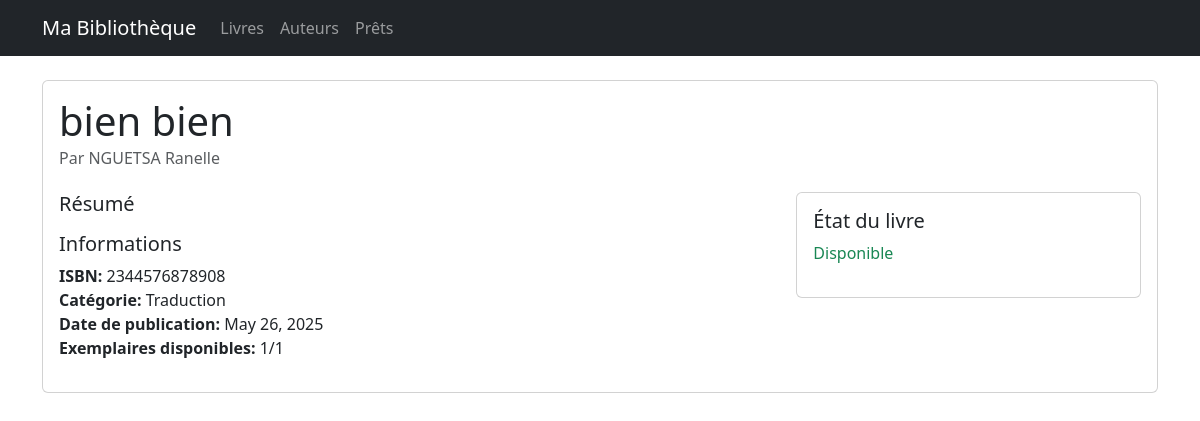
The page /catalogue/book/4/ on the database its author committed.
### catalogue/models.py (models this page shows, shortened)
class Book(models.Model):
    title = models.CharField(max_length=200)
    isbn = models.CharField('ISBN', max_length=13, unique=True)
    authors = models.ManyToManyField(Author, related_name='books')
    category = models.ForeignKey(Category, on_delete=models.SET_NULL, null=True, related_name='books')
    summary = models.TextField(blank=True)
    total_copies = models.IntegerField(default=1)
    available_copies = models.IntegerField(default=1)
    publication_date = models.DateField(null=True, blank=True)
    created_at = models.DateTimeField(auto_now_add=True)
    updated_at = models.DateTimeField(auto_now=True)
    class Meta:
        ordering = ['title']
    @property
    def is_available(self):
        return self.available_copies > 0

class Author(models.Model):
    first_name = models.CharField(max_length=100)
    last_name = models.CharField(max_length=100)
    biography = models.TextField(blank=True)
    birth_date = models.DateField(null=True, blank=True)
    death_date = models.DateField(null=True, blank=True)
    class Meta:
        ordering = ['last_name', 'first_name']
    def __str__(self):
        return f"{self.first_name} {self.last_name}"

class Category(models.Model):
    name = models.CharField(max_length=200, unique=True)
    description = models.TextField(blank=True)
    class Meta:
        verbose_name_plural = "categories"
    def __str__(self):
        return self.name

### catalogue/views.py (the view)
# urls.py: path('book/<int:pk>/', views.book_detail, name='book_detail'),
def book_detail(request, pk):
    book = get_object_or_404(Book, pk=pk)
    return render(request, 'catalogue/book_detail.html', {'book': book})

### catalogue/templates/catalogue/book_detail.html (shortened to what this page needs)
{% extends 'catalogue/base.html' %}
{% block content %}
<div class="card">
    <div class="card-body">
        <div class="d-flex justify-content-between align-items-start mb-3">
            <div>
                <h1 class="card-title">{{ book.title }}</h1>
                <h6 class="card-subtitle mb-2 text-muted">
                    Par {% for author in book.authors.all %}
                    {{ author }}{% if not forloop.last %}, {% endif %}
                    {% endfor %}
                </h6>
            </div>
        </div>
        <div class="row">
            <div class="col-md-8">
                <h5>Résumé</h5>
                <h5>Informations</h5>
                <ul class="list-unstyled">
                    <li><strong>ISBN:</strong> {{ book.isbn }}</li>
                    <li><strong>Catégorie:</strong> {{ book.category }}</li>
                    <li><strong>Date de publication:</strong> {{ book.publication_date }}</li>
                    <li><strong>Exemplaires disponibles:</strong> {{ book.available_copies }}/{{ book.total_copies }}
                    </li>
                </ul>
            </div>
            <div class="col-md-4">
                <div class="card">
                    <div class="card-body">
                        <h5 class="card-title">État du livre</h5>
                        {% if book.is_available %}
                        <p class="text-success">Disponible</p>
                        {% else %}
                        <p class="text-danger">Non disponible</p>
                        {% endif %}
                    </div>
                </div>
            </div>
        </div>
    </div>
</div>
{% endblock %}

### rows shown on the page
Book: title "bien bien", isbn "2344576878908", category "Traduction", publication_date "May 26, 2025", available_copies "1", total_copies "1"
Author: first_name+last_name "NGUETSA Ranelle"
